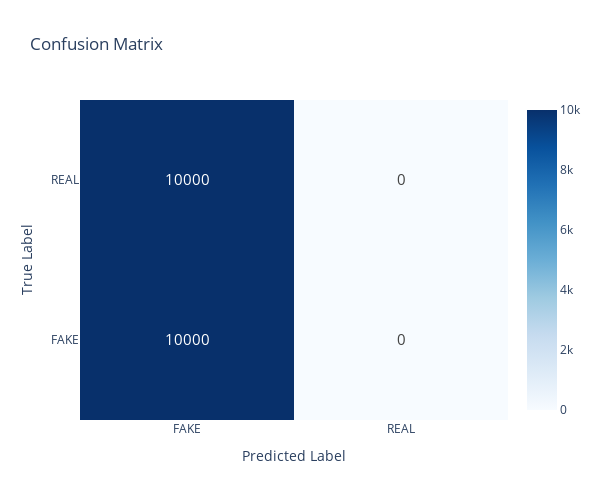

Notebook code cell kept with this figure:
### Code cell
class_labels = list(test_generator.class_indices.keys())

# Plotly heatmap for confusion matrix
fig_confMatrix = go.Figure(data=go.Heatmap(
    z=cm,
    x=[] ,  # Predicted labels
    y=class_labels,  # True labels
    hoverongaps=False,
    colorscale='Blues',
    showscale=True,
    text=cm,
    texttemplate="%{text}",
    textfont={"size":15}
))

# Update layout to add labels and title
fig_confMatrix.update_layout(
    title='Confusion Matrix',
    xaxis_title='Predicted Label',
    yaxis_title='True Label',
    width=600,
    height=500,
)
print()

fig_confMatrix

### Figure 1 — Plotly figure (JSON) as saved in the notebook; plotly's stock layout.template omitted (floating-point values rounded to 4 significant figures)
{"data": [{"colorscale": [[0, "rgb(247,251,255)"], [0.125, "rgb(222,235,247)"], [0.25, "rgb(198,219,239)"], [0.375, "rgb(158,202,225)"], [0.5, "rgb(107,174,214)"], [0.625, "rgb(66,146,198)"], [0.75, "rgb(33,113,181)"], [0.875, "rgb(8,81,156)"], [1, "rgb(8,48,107)"]], "hoverongaps": false, "showscale": true, "text": [[10000, 0], [10000, 0]], "textfont": {"size": 15}, "texttemplate": "%{text}", "type": "heatmap", "x": ["FAKE", "REAL"], "y": ["FAKE", "REAL"], "z": [[10000, 0], [10000, 0]]}], "layout": {"height": 500, "title": {"text": "Confusion Matrix"}, "width": 600, "xaxis": {"title": {"text": "Predicted Label"}}, "yaxis": {"title": {"text": "True Label"}}}}
